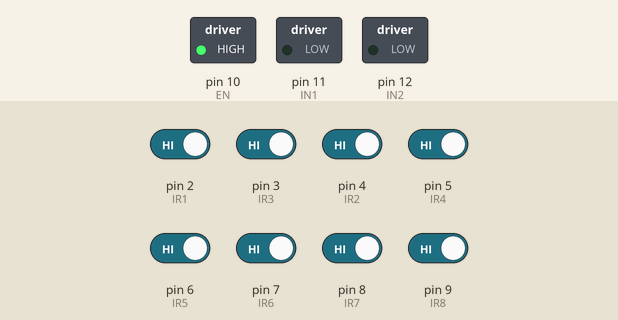
Bench run of a sketch on a simulated Arduino Uno, built with avr-gcc and run on an emulated ATmega328P. Parts: switched loads named in the sketch (green lamp = pin HIGH). The test bench sets the inputs (shaded band); at power-on: pin 2 (IR1), pin 3 (IR3), pin 4 (IR2), pin 5 (IR4), pin 6 (IR5), pin 7 (IR6), pin 8 (IR7), pin 9 (IR8) HIGH. What the sketch prints to the serial monitor is not drawn.

Above: at 0.1 s.
Timing chart, 0 to 1.6 s (numbered marks = the images above):
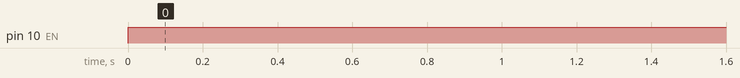

The sketch:

divider.ino
```cpp
#include<Servo.h>

//for IR sensors
int IR1=2;
int IR2=4;
int IR3=3;
int IR4=5;
int IR5=6;
int IR6=7;
int IR7=8;
int IR8=9;


//for Motor
int IN1=11;
int IN2=12;
int EN=10;

//lane 1
int count=0;
bool found=false;
bool gone=false;
bool found1=false;
bool gone1=false;
bool lane1=false;

//lane2
int count1=0;
bool found2=false;
bool gone2=false;
bool found3=false;
bool gone3=false;
bool lane2=false;

//motor
int motor = 10;
bool rotate =false;
Servo serv;


void setup() {
  // put your setup code here, to run once:
  pinMode(IR1,INPUT);
  pinMode(IR2,INPUT);
  pinMode(IR3,INPUT);
  pinMode(IR4,INPUT);
  pinMode(IR5,INPUT);
  pinMode(IR6,INPUT);
  pinMode(IR7,INPUT);
  pinMode(IR8,INPUT);
  pinMode(IN1,OUTPUT);
  pinMode(IN2,OUTPUT);
  pinMode(EN,OUTPUT);
//  pinMode(S1,OUTPUT);
//  pinMode(S2,OUTPUT);
  Serial.begin(9600);

}


void loop() {


  // put your main code here, to run repeatedly:
  int v1 =  digitalRead(IR1);
  int v2 = digitalRead(IR2);
  int v3 = digitalRead(IR3);
  int v4 = digitalRead(IR4);
  int v5 =  digitalRead(IR5);
  int v6 = digitalRead(IR6);
  int v7 = digitalRead(IR7);
  int v8 = digitalRead(IR8);
  digitalWrite(10,HIGH);
  Irfunc(v1,v2,v3,v4,v5,v6,v7,v8);


 }

int Irfunc(int val1,int val2,int val3,int val4,int val5,int val6,int val7,int val8){

 // first two things for road starting

  if (val1 == 1 && found==false){
    count+=1;
    found=true;
    Serial.println(count);
  }
  else if(val1==0 && found==true){
    found=false;
  }

  if (val3 == 1 && found1==false){
    count+=1;


    found1=true;
    Serial.println(count);
  }
  else if(val3 ==0 && found1==true){
    found1=false;
  }


  //below functinallity for ending IR's
  if (val2==1 and gone==false){
    count-=1;
    gone=true;
    Serial.println(count);
  }
  else if(val2==0 and gone==true){
    gone=false;
  }

  if (val4==1 and gone1==false){
    count-=1;
    gone1=true;
    Serial.println(count);
  }
  else if(val4==0 and gone1==true){
    gone1=false;
  }


  // 2nd lane code

  if (val5 == 0 && found2==false){
    count1+=1;
    found2=true;
    Serial.println(count1);
  }
  else if(val5==1 && found2==true){
    found2=false;
  }

  if (val6 == 0 && found3==false){
    count1+=1;
    found3=true;
    Serial.println(count1);
  }
  else if(val6 ==1 && found3==true){
    found3=false;
  }


  //below functinallity for ending IR's
  if (val7==1 and gone2==false){
    count1-=1;
    gone2=true;
    Serial.println(count1);
  }
  else if(val7==0 and gone2==true){
    gone2=false;
  }

  if (val8==0 and gone3==false){
    count1-=1;
    gone3=true;
    Serial.println(count1);
  }
  else if(val8==1 and gone3==true){
    gone3=false;
  }

  movement(count,count1);

}


int movement(int count,int count1){
  if (count>8 || count1>8){

//    Serial.println(111);
    if (count>count1 and lane2==false){

          //shift towards lane2
          digitalWrite(IN1,HIGH) ;
          digitalWrite(IN2,LOW) ;
          analogWrite(EN,300);
          lane2=true;
          lane1=false;
          delay(3000);
          digitalWrite(IN1,LOW) ;
          digitalWrite(IN2,LOW);
      }
    else if(count<count1 and lane1==false){
      //shift towards lane1
          digitalWrite(IN1,LOW) ;
          digitalWrite(IN2,HIGH);
          analogWrite(EN,300);
          lane1=true;
          lane2=false;
          delay(3000);
          digitalWrite(IN1,LOW) ;
          digitalWrite(IN2,LOW);
      }
    }
  return 0;
 }
```

Measured:
- by itself, pin 10 (EN): LOW → HIGH at 0.00 s
